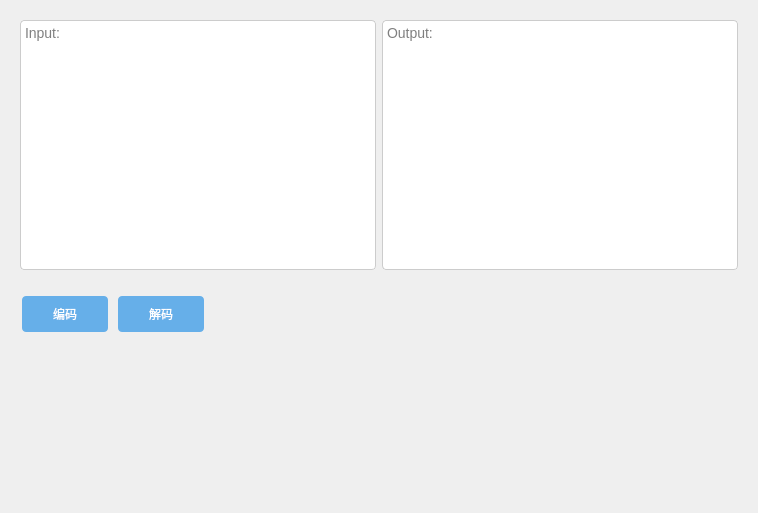
<?xml version="1.0" encoding="UTF-8"?>
<ui version="4.0">
 <class>MDWidget</class>
 <widget class="QWidget" name="MDWidget">
  <property name="geometry">
   <rect>
    <x>0</x>
    <y>0</y>
    <width>758</width>
    <height>513</height>
   </rect>
  </property>
  <property name="minimumSize">
   <size>
    <width>90</width>
    <height>40</height>
   </size>
  </property>
  <property name="windowTitle">
   <string>Form</string>
  </property>
  <layout class="QVBoxLayout" name="verticalLayout">
   <item>
    <widget class="QWidget" name="widget" native="true">
     <property name="maximumSize">
      <size>
       <width>16777215</width>
       <height>280</height>
      </size>
     </property>
     <layout class="QHBoxLayout" name="horizontalLayout">
      <item>
       <widget class="QPlainTextEdit" name="txt_left">
        <property name="styleSheet">
         <string notr="true">QPlainTextEdit {
font-size: 14px;
color: #000;
font: 11pt &quot;微软雅黑&quot;;
background-color: #ffffff;
border: 1px solid #cccccc;
border-radius: 4px;
}

QPlainTextEdit:focus {
border-color: #66afe9;
outline: 0;
}</string>
        </property>
        <property name="lineWrapMode">
         <enum>QPlainTextEdit::WidgetWidth</enum>
        </property>
        <property name="placeholderText">
         <string>Input:</string>
        </property>
       </widget>
      </item>
      <item>
       <widget class="QPlainTextEdit" name="txt_right">
        <property name="minimumSize">
         <size>
          <width>0</width>
          <height>250</height>
         </size>
        </property>
        <property name="maximumSize">
         <size>
          <width>16777215</width>
          <height>250</height>
         </size>
        </property>
        <property name="styleSheet">
         <string notr="true">QPlainTextEdit {
font-size: 14px;
color: #000;
font: 11pt &quot;微软雅黑&quot;;
background-color: #ffffff;
border: 1px solid #cccccc;
border-radius: 4px;
}

QPlainTextEdit:focus {
border-color: #66afe9;
outline: 0;
}</string>
        </property>
        <property name="readOnly">
         <bool>true</bool>
        </property>
        <property name="placeholderText">
         <string>Output:</string>
        </property>
       </widget>
      </item>
     </layout>
    </widget>
   </item>
   <item>
    <widget class="QWidget" name="widget_2" native="true">
     <property name="maximumSize">
      <size>
       <width>1111111</width>
       <height>58</height>
      </size>
     </property>
     <layout class="QHBoxLayout" name="horizontalLayout_2">
      <item>
       <widget class="QPushButton" name="btn_encode">
        <property name="minimumSize">
         <size>
          <width>90</width>
          <height>40</height>
         </size>
        </property>
        <property name="maximumSize">
         <size>
          <width>90</width>
          <height>40</height>
         </size>
        </property>
        <property name="cursor">
         <cursorShape>PointingHandCursor</cursorShape>
        </property>
        <property name="styleSheet">
         <string notr="true">QPushButton {
    border-radius: 4px;
    background-color: #66afe9;
    border: none;
    color: #FFFFFF;
    text-align: center;
    font: 11pt &quot;微软雅黑&quot;;
    margin: 2px;
    vertical-align: middle;
}

QPushButton:hover {
    opacity: 1;
    right: 0;
    background-color: #1976d2;
}
</string>
        </property>
        <property name="text">
         <string>编码</string>
        </property>
       </widget>
      </item>
      <item>
       <widget class="QPushButton" name="btn_decode">
        <property name="minimumSize">
         <size>
          <width>90</width>
          <height>40</height>
         </size>
        </property>
        <property name="maximumSize">
         <size>
          <width>90</width>
          <height>40</height>
         </size>
        </property>
        <property name="cursor">
         <cursorShape>PointingHandCursor</cursorShape>
        </property>
        <property name="styleSheet">
         <string notr="true">QPushButton {
    border-radius: 4px;
    background-color: #66afe9;
    border: none;
    color: #FFFFFF;
    text-align: center;
    font: 11pt &quot;微软雅黑&quot;;
    margin: 2px;
    vertical-align: middle;
}

QPushButton:hover {
    opacity: 1;
    right: 0;
    background-color: #1976d2;
}
</string>
        </property>
        <property name="text">
         <string>解码</string>
        </property>
       </widget>
      </item>
      <item>
       <spacer name="horizontalSpacer">
        <property name="orientation">
         <enum>Qt::Horizontal</enum>
        </property>
        <property name="sizeHint" stdset="0">
         <size>
          <width>40</width>
          <height>20</height>
         </size>
        </property>
       </spacer>
      </item>
     </layout>
    </widget>
   </item>
   <item>
    <spacer name="verticalSpacer">
     <property name="orientation">
      <enum>Qt::Vertical</enum>
     </property>
     <property name="sizeHint" stdset="0">
      <size>
       <width>20</width>
       <height>40</height>
      </size>
     </property>
    </spacer>
   </item>
  </layout>
 </widget>
 <tabstops>
  <tabstop>txt_left</tabstop>
  <tabstop>txt_right</tabstop>
  <tabstop>btn_encode</tabstop>
  <tabstop>btn_decode</tabstop>
 </tabstops>
 <resources/>
 <connections/>
</ui>
